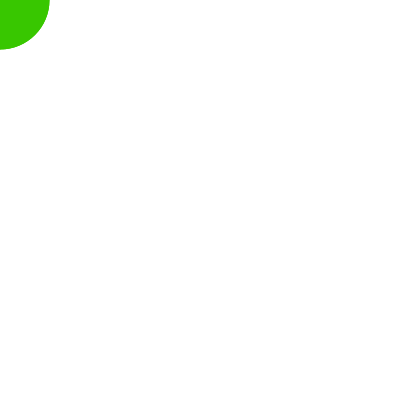
Frame 1 (no input)
Frame 60 (the mouse pressed at the canvas centre just before this capture): identical to frame 1, image omitted
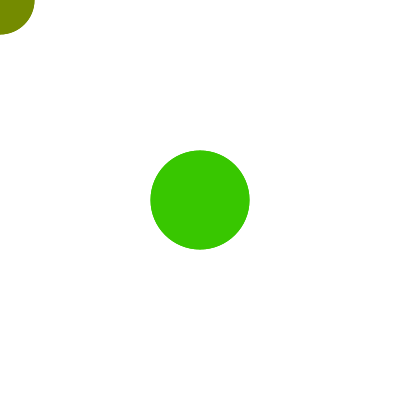
Frame 120 (the mouse held since frame 60 and released just before this capture)

The Processing sketch that drew these frames (run headless with seeded random() and noise(); from frame 60 on, the mouse is pressed at the canvas centre):

// Processing sketch: processing_21568
// ── processing_21568.pde

int [ ] positionX = new int [200];
int [ ] positionY = new int [200];

void setup () 
{
  size (400, 400);
  smooth ();
  
  for (int i = 0; i < positionX.length; i++)
  {
    positionX [i] = 0;
    positionY [i] = 0;
  }
}

void draw ()
{
  background (255);
  for (int i = 0; i < positionX.length - 1; i++)
  {
    positionX [i]= positionX [i + 1];
    positionY [i]= positionY [i + 1];
  }
  
  positionX [positionX.length - 1] = mouseX;
  positionY [positionY.length - 1] = mouseY;
  
  for (int i = 0; i < positionX.length; i++)
  {
    noStroke ();
    fill (255 - i, i, 0);
    ellipse (positionX [i], positionY [i], i / 2, i / 2);
  }
}
